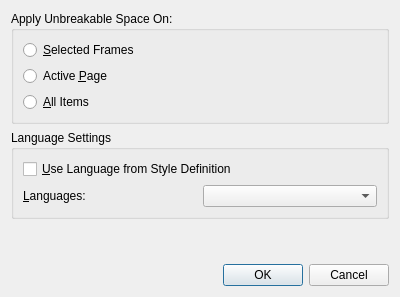
<?xml version="1.0" encoding="UTF-8"?>
<ui version="4.0">
 <class>SWDialog</class>
 <widget class="QDialog" name="SWDialog">
  <property name="geometry">
   <rect>
    <x>0</x>
    <y>0</y>
    <width>400</width>
    <height>297</height>
   </rect>
  </property>
  <property name="windowTitle">
   <string>Short Words</string>
  </property>
  <layout class="QGridLayout" name="gridLayout_3">
   <item row="0" column="0">
    <widget class="QGroupBox" name="buttonGroup">
     <property name="title">
      <string>Apply Unbreakable Space On:</string>
     </property>
     <layout class="QGridLayout" name="gridLayout">
      <item row="0" column="0">
       <widget class="QRadioButton" name="frameRadio">
        <property name="text">
         <string>&amp;Selected Frames</string>
        </property>
       </widget>
      </item>
      <item row="1" column="0">
       <widget class="QRadioButton" name="pageRadio">
        <property name="text">
         <string>Active &amp;Page</string>
        </property>
       </widget>
      </item>
      <item row="2" column="0">
       <widget class="QRadioButton" name="allRadio">
        <property name="text">
         <string>&amp;All Items</string>
        </property>
       </widget>
      </item>
     </layout>
    </widget>
   </item>
   <item row="1" column="0">
    <widget class="QGroupBox" name="languageGroup">
     <property name="title">
      <string>Language Settings</string>
     </property>
     <layout class="QGridLayout" name="gridLayout_2">
      <item row="0" column="0">
       <widget class="QCheckBox" name="styleCheckBox">
        <property name="text">
         <string>&amp;Use Language from Style Definition</string>
        </property>
       </widget>
      </item>
      <item row="1" column="0">
       <layout class="QHBoxLayout" name="horizontalLayout">
        <item>
         <widget class="QLabel" name="label">
          <property name="text">
           <string>&amp;Languages:</string>
          </property>
          <property name="buddy">
           <cstring>languageComboBox</cstring>
          </property>
         </widget>
        </item>
        <item>
         <widget class="QComboBox" name="languageComboBox"/>
        </item>
       </layout>
      </item>
     </layout>
    </widget>
   </item>
   <item row="2" column="0">
    <spacer name="verticalSpacer">
     <property name="orientation">
      <enum>Qt::Vertical</enum>
     </property>
     <property name="sizeHint" stdset="0">
      <size>
       <width>20</width>
       <height>1</height>
      </size>
     </property>
    </spacer>
   </item>
   <item row="3" column="0">
    <widget class="QDialogButtonBox" name="buttonBox">
     <property name="orientation">
      <enum>Qt::Horizontal</enum>
     </property>
     <property name="standardButtons">
      <set>QDialogButtonBox::Cancel|QDialogButtonBox::Ok</set>
     </property>
    </widget>
   </item>
  </layout>
 </widget>
 <resources/>
 <connections>
  <connection>
   <sender>buttonBox</sender>
   <signal>accepted()</signal>
   <receiver>SWDialog</receiver>
   <slot>accept()</slot>
   <hints>
    <hint type="sourcelabel">
     <x>248</x>
     <y>254</y>
    </hint>
    <hint type="destinationlabel">
     <x>157</x>
     <y>274</y>
    </hint>
   </hints>
  </connection>
  <connection>
   <sender>buttonBox</sender>
   <signal>rejected()</signal>
   <receiver>SWDialog</receiver>
   <slot>reject()</slot>
   <hints>
    <hint type="sourcelabel">
     <x>316</x>
     <y>260</y>
    </hint>
    <hint type="destinationlabel">
     <x>286</x>
     <y>274</y>
    </hint>
   </hints>
  </connection>
 </connections>
</ui>
